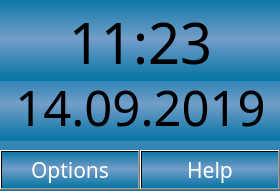
   <widget class="QFrame" name="info_frame">
    <property name="geometry">
     <rect>
      <x>230</x>
      <y>0</y>
      <width>280</width>
      <height>191</height>
     </rect>
    </property>
    <property name="styleSheet">
     <string notr="true">background-color:qlineargradient(spread:pad, x1:1, y1:0, x2:1, y2:1, stop:0 rgba(13, 119, 167, 255), stop:0.474074 rgba(115, 158, 201, 255), stop:0.948148 rgba(13, 119, 167, 255));
</string>
    </property>
    <property name="frameShape">
     <enum>QFrame::NoFrame</enum>
    </property>
    <property name="frameShadow">
     <enum>QFrame::Plain</enum>
    </property>
    <property name="lineWidth">
     <number>2</number>
    </property>
    <property name="midLineWidth">
     <number>2</number>
    </property>
    <widget class="QLabel" name="date_disp">
     <property name="geometry">
      <rect>
       <x>0</x>
       <y>70</y>
       <width>281</width>
       <height>71</height>
      </rect>
     </property>
     <property name="font">
      <font>
       <family>Franzo</family>
       <pointsize>37</pointsize>
       <weight>50</weight>
       <bold>false</bold>
       <kerning>true</kerning>
      </font>
     </property>
     <property name="autoFillBackground">
      <bool>false</bool>
     </property>
     <property name="styleSheet">
      <string notr="true">QLabel{background-color: rgba(255, 255, 255, 0);color: rgb(255, 255, 255);}\n</string>
     </property>
     <property name="text">
      <string notr="true">14.09.2019</string>
     </property>
     <property name="textFormat">
      <enum>Qt::AutoText</enum>
     </property>
     <property name="scaledContents">
      <bool>false</bool>
     </property>
     <property name="alignment">
      <set>Qt::AlignBottom|Qt::AlignHCenter</set>
     </property>
    </widget>
    <widget class="QPushButton" name="info_button">
     <property name="geometry">
      <rect>
       <x>140</x>
       <y>150</y>
       <width>140</width>
       <height>40</height>
      </rect>
     </property>
     <property name="palette">
      <palette>
       <active>
        <colorrole role="Button">
         <brush brushstyle="LinearGradientPattern">
          <gradient startx="1.000000000000000" starty="0.000000000000000" endx="1.000000000000000" endy="1.000000000000000" type="LinearGradient" spread="PadSpread" coordinatemode="ObjectBoundingMode">
           <gradientstop position="0.000000000000000">
            <color alpha="255">
             <red>13</red>
             <green>119</green>
             <blue>167</blue>
            </color>
           </gradientstop>
           <gradientstop position="0.474074000000000">
            <color alpha="255">
             <red>115</red>
             <green>158</green>
             <blue>201</blue>
            </color>
           </gradientstop>
           <gradientstop position="0.948148000000000">
            <color alpha="255">
             <red>13</red>
             <green>119</green>
             <blue>167</blue>
            </color>
           </gradientstop>
          </gradient>
         </brush>
        </colorrole>
        <colorrole role="ButtonText">
         <brush brushstyle="SolidPattern">
          <color alpha="255">
           <red>255</red>
           <green>255</green>
           <blue>255</blue>
          </color>
         </brush>
        </colorrole>
        <colorrole role="Base">
         <brush brushstyle="LinearGradientPattern">
          <gradient startx="1.000000000000000" starty="0.000000000000000" endx="1.000000000000000" endy="1.000000000000000" type="LinearGradient" spread="PadSpread" coordinatemode="ObjectBoundingMode">
           <gradientstop position="0.000000000000000">
            <color alpha="255">
             <red>13</red>
             <green>119</green>
             <blue>167</blue>
            </color>
           </gradientstop>
           <gradientstop position="0.474074000000000">
            <color alpha="255">
             <red>115</red>
             <green>158</green>
             <blue>201</blue>
            </color>
           </gradientstop>
           <gradientstop position="0.948148000000000">
            <color alpha="255">
             <red>13</red>
             <green>119</green>
             <blue>167</blue>
            </color>
           </gradientstop>
          </gradient>
         </brush>
        </colorrole>
        <colorrole role="Window">
         <brush brushstyle="LinearGradientPattern">
          <gradient startx="1.000000000000000" starty="0.000000000000000" endx="1.000000000000000" endy="1.000000000000000" type="LinearGradient" spread="PadSpread" coordinatemode="ObjectBoundingMode">
           <gradientstop position="0.000000000000000">
            <color alpha="255">
             <red>13</red>
             <green>119</green>
             <blue>167</blue>
            </color>
           </gradientstop>
           <gradientstop position="0.474074000000000">
            <color alpha="255">
             <red>115</red>
             <green>158</green>
             <blue>201</blue>
            </color>
           </gradientstop>
           <gradientstop position="0.948148000000000">
            <color alpha="255">
             <red>13</red>
             <green>119</green>
             <blue>167</blue>
            </color>
           </gradientstop>
          </gradient>
         </brush>
        </colorrole>
       </active>
       <inactive>
        <colorrole role="Button">
         <brush brushstyle="LinearGradientPattern">
          <gradient startx="1.000000000000000" starty="0.000000000000000" endx="1.000000000000000" endy="1.000000000000000" type="LinearGradient" spread="PadSpread" coordinatemode="ObjectBoundingMode">
           <gradientstop position="0.000000000000000">
            <color alpha="255">
             <red>13</red>
             <green>119</green>
             <blue>167</blue>
            </color>
           </gradientstop>
           <gradientstop position="0.474074000000000">
            <color alpha="255">
             <red>115</red>
             <green>158</green>
             <blue>201</blue>
            </color>
           </gradientstop>
           <gradientstop position="0.948148000000000">
            <color alpha="255">
             <red>13</red>
             <green>119</green>
             <blue>167</blue>
            </color>
           </gradientstop>
          </gradient>
         </brush>
        </colorrole>
        <colorrole role="ButtonText">
         <brush brushstyle="SolidPattern">
          <color alpha="255">
           <red>255</red>
           <green>255</green>
           <blue>255</blue>
          </color>
         </brush>
        </colorrole>
        <colorrole role="Base">
         <brush brushstyle="LinearGradientPattern">
          <gradient startx="1.000000000000000" starty="0.000000000000000" endx="1.000000000000000" endy="1.000000000000000" type="LinearGradient" spread="PadSpread" coordinatemode="ObjectBoundingMode">
           <gradientstop position="0.000000000000000">
            <color alpha="255">
             <red>13</red>
             <green>119</green>
             <blue>167</blue>
            </color>
           </gradientstop>
           <gradientstop position="0.474074000000000">
            <color alpha="255">
             <red>115</red>
             <green>158</green>
             <blue>201</blue>
            </color>
           </gradientstop>
           <gradientstop position="0.948148000000000">
            <color alpha="255">
             <red>13</red>
             <green>119</green>
             <blue>167</blue>
            </color>
           </gradientstop>
          </gradient>
         </brush>
        </colorrole>
        <colorrole role="Window">
         <brush brushstyle="LinearGradientPattern">
          <gradient startx="1.000000000000000" starty="0.000000000000000" endx="1.000000000000000" endy="1.000000000000000" type="LinearGradient" spread="PadSpread" coordinatemode="ObjectBoundingMode">
           <gradientstop position="0.000000000000000">
            <color alpha="255">
             <red>13</red>
             <green>119</green>
             <blue>167</blue>
            </color>
           </gradientstop>
           <gradientstop position="0.474074000000000">
            <color alpha="255">
             <red>115</red>
             <green>158</green>
             <blue>201</blue>
            </color>
           </gradientstop>
           <gradientstop position="0.948148000000000">
            <color alpha="255">
             <red>13</red>
             <green>119</green>
             <blue>167</blue>
            </color>
           </gradientstop>
          </gradient>
         </brush>
        </colorrole>
       </inactive>
       <disabled>
        <colorrole role="Button">
         <brush brushstyle="LinearGradientPattern">
          <gradient startx="1.000000000000000" starty="0.000000000000000" endx="1.000000000000000" endy="1.000000000000000" type="LinearGradient" spread="PadSpread" coordinatemode="ObjectBoundingMode">
           <gradientstop position="0.000000000000000">
            <color alpha="255">
             <red>13</red>
             <green>119</green>
             <blue>167</blue>
            </color>
           </gradientstop>
           <gradientstop position="0.474074000000000">
            <color alpha="255">
             <red>115</red>
             <green>158</green>
             <blue>201</blue>
            </color>
           </gradientstop>
           <gradientstop position="0.948148000000000">
            <color alpha="255">
             <red>13</red>
             <green>119</green>
             <blue>167</blue>
            </color>
           </gradientstop>
          </gradient>
         </brush>
        </colorrole>
        <colorrole role="ButtonText">
         <brush brushstyle="SolidPattern">
          <color alpha="255">
           <red>120</red>
           <green>120</green>
           <blue>120</blue>
          </color>
         </brush>
        </colorrole>
        <colorrole role="Base">
         <brush brushstyle="LinearGradientPattern">
          <gradient startx="1.000000000000000" starty="0.000000000000000" endx="1.000000000000000" endy="1.000000000000000" type="LinearGradient" spread="PadSpread" coordinatemode="ObjectBoundingMode">
           <gradientstop position="0.000000000000000">
            <color alpha="255">
             <red>13</red>
             <green>119</green>
             <blue>167</blue>
            </color>
           </gradientstop>
           <gradientstop position="0.474074000000000">
            <color alpha="255">
             <red>115</red>
             <green>158</green>
             <blue>201</blue>
            </color>
           </gradientstop>
           <gradientstop position="0.948148000000000">
            <color alpha="255">
             <red>13</red>
             <green>119</green>
             <blue>167</blue>
            </color>
           </gradientstop>
          </gradient>
         </brush>
        </colorrole>
        <colorrole role="Window">
         <brush brushstyle="LinearGradientPattern">
          <gradient startx="1.000000000000000" starty="0.000000000000000" endx="1.000000000000000" endy="1.000000000000000" type="LinearGradient" spread="PadSpread" coordinatemode="ObjectBoundingMode">
           <gradientstop position="0.000000000000000">
            <color alpha="255">
             <red>13</red>
             <green>119</green>
             <blue>167</blue>
            </color>
           </gradientstop>
           <gradientstop position="0.474074000000000">
            <color alpha="255">
             <red>115</red>
             <green>158</green>
             <blue>201</blue>
            </color>
           </gradientstop>
           <gradientstop position="0.948148000000000">
            <color alpha="255">
             <red>13</red>
             <green>119</green>
             <blue>167</blue>
            </color>
           </gradientstop>
          </gradient>
         </brush>
        </colorrole>
       </disabled>
      </palette>
     </property>
     <property name="font">
      <font>
       <family>Franzo</family>
       <pointsize>16</pointsize>
       <weight>50</weight>
       <bold>false</bold>
       <kerning>true</kerning>
      </font>
     </property>
     <property name="autoFillBackground">
      <bool>false</bool>
     </property>
     <property name="styleSheet">
      <string notr="true"/>
     </property>
     <property name="text">
      <string>Help</string>
     </property>
    </widget>
    <widget class="QPushButton" name="options_button">
     <property name="geometry">
      <rect>
       <x>0</x>
       <y>150</y>
       <width>140</width>
       <height>40</height>
      </rect>
     </property>
     <property name="palette">
      <palette>
       <active>
        <colorrole role="Button">
         <brush brushstyle="LinearGradientPattern">
          <gradient startx="1.000000000000000" starty="0.000000000000000" endx="1.000000000000000" endy="1.000000000000000" type="LinearGradient" spread="PadSpread" coordinatemode="ObjectBoundingMode">
           <gradientstop position="0.000000000000000">
            <color alpha="255">
             <red>13</red>
             <green>119</green>
             <blue>167</blue>
            </color>
           </gradientstop>
           <gradientstop position="0.474074000000000">
            <color alpha="255">
             <red>115</red>
             <green>158</green>
             <blue>201</blue>
            </color>
           </gradientstop>
           <gradientstop position="0.948148000000000">
            <color alpha="255">
             <red>13</red>
             <green>119</green>
             <blue>167</blue>
            </color>
           </gradientstop>
          </gradient>
         </brush>
        </colorrole>
        <colorrole role="Text">
         <brush brushstyle="SolidPattern">
          <color alpha="255">
           <red>255</red>
           <green>255</green>
           <blue>255</blue>
          </color>
         </brush>
        </colorrole>
        <colorrole role="ButtonText">
         <brush brushstyle="SolidPattern">
          <color alpha="255">
           <red>255</red>
           <green>255</green>
           <blue>255</blue>
          </color>
         </brush>
        </colorrole>
        <colorrole role="Base">
         <brush brushstyle="LinearGradientPattern">
          <gradient startx="1.000000000000000" starty="0.000000000000000" endx="1.000000000000000" endy="1.000000000000000" type="LinearGradient" spread="PadSpread" coordinatemode="ObjectBoundingMode">
           <gradientstop position="0.000000000000000">
            <color alpha="255">
             <red>13</red>
             <green>119</green>
             <blue>167</blue>
            </color>
           </gradientstop>
           <gradientstop position="0.474074000000000">
            <color alpha="255">
             <red>115</red>
             <green>158</green>
             <blue>201</blue>
            </color>
           </gradientstop>
           <gradientstop position="0.948148000000000">
            <color alpha="255">
             <red>13</red>
             <green>119</green>
             <blue>167</blue>
            </color>
           </gradientstop>
          </gradient>
         </brush>
        </colorrole>
        <colorrole role="Window">
         <brush brushstyle="LinearGradientPattern">
          <gradient startx="1.000000000000000" starty="0.000000000000000" endx="1.000000000000000" endy="1.000000000000000" type="LinearGradient" spread="PadSpread" coordinatemode="ObjectBoundingMode">
           <gradientstop position="0.000000000000000">
            <color alpha="255">
             <red>13</red>
             <green>119</green>
             <blue>167</blue>
            </color>
           </gradientstop>
           <gradientstop position="0.474074000000000">
            <color alpha="255">
             <red>115</red>
             <green>158</green>
             <blue>201</blue>
            </color>
           </gradientstop>
           <gradientstop position="0.948148000000000">
            <color alpha="255">
             <red>13</red>
             <green>119</green>
             <blue>167</blue>
            </color>
           </gradientstop>
          </gradient>
         </brush>
        </colorrole>
       </active>
       <inactive>
        <colorrole role="Button">
         <brush brushstyle="LinearGradientPattern">
          <gradient startx="1.000000000000000" starty="0.000000000000000" endx="1.000000000000000" endy="1.000000000000000" type="LinearGradient" spread="PadSpread" coordinatemode="ObjectBoundingMode">
           <gradientstop position="0.000000000000000">
            <color alpha="255">
             <red>13</red>
             <green>119</green>
             <blue>167</blue>
            </color>
           </gradientstop>
           <gradientstop position="0.474074000000000">
            <color alpha="255">
             <red>115</red>
             <green>158</green>
             <blue>201</blue>
            </color>
           </gradientstop>
           <gradientstop position="0.948148000000000">
            <color alpha="255">
             <red>13</red>
             <green>119</green>
             <blue>167</blue>
            </color>
           </gradientstop>
          </gradient>
         </brush>
        </colorrole>
        <colorrole role="Text">
         <brush brushstyle="SolidPattern">
          <color alpha="255">
           <red>255</red>
           <green>255</green>
           <blue>255</blue>
          </color>
         </brush>
        </colorrole>
        <colorrole role="ButtonText">
         <brush brushstyle="SolidPattern">
          <color alpha="255">
           <red>255</red>
           <green>255</green>
           <blue>255</blue>
          </color>
         </brush>
        </colorrole>
        <colorrole role="Base">
         <brush brushstyle="LinearGradientPattern">
          <gradient startx="1.000000000000000" starty="0.000000000000000" endx="1.000000000000000" endy="1.000000000000000" type="LinearGradient" spread="PadSpread" coordinatemode="ObjectBoundingMode">
           <gradientstop position="0.000000000000000">
            <color alpha="255">
             <red>13</red>
             <green>119</green>
             <blue>167</blue>
            </color>
           </gradientstop>
           <gradientstop position="0.474074000000000">
            <color alpha="255">
             <red>115</red>
             <green>158</green>
             <blue>201</blue>
            </color>
           </gradientstop>
           <gradientstop position="0.948148000000000">
            <color alpha="255">
             <red>13</red>
             <green>119</green>
             <blue>167</blue>
            </color>
           </gradientstop>
          </gradient>
         </brush>
        </colorrole>
        <colorrole role="Window">
         <brush brushstyle="LinearGradientPattern">
          <gradient startx="1.000000000000000" starty="0.000000000000000" endx="1.000000000000000" endy="1.000000000000000" type="LinearGradient" spread="PadSpread" coordinatemode="ObjectBoundingMode">
           <gradientstop position="0.000000000000000">
            <color alpha="255">
             <red>13</red>
             <green>119</green>
             <blue>167</blue>
            </color>
           </gradientstop>
           <gradientstop position="0.474074000000000">
            <color alpha="255">
             <red>115</red>
             <green>158</green>
             <blue>201</blue>
            </color>
           </gradientstop>
           <gradientstop position="0.948148000000000">
            <color alpha="255">
             <red>13</red>
             <green>119</green>
             <blue>167</blue>
            </color>
           </gradientstop>
          </gradient>
         </brush>
        </colorrole>
       </inactive>
       <disabled>
        <colorrole role="Button">
         <brush brushstyle="LinearGradientPattern">
          <gradient startx="1.000000000000000" starty="0.000000000000000" endx="1.000000000000000" endy="1.000000000000000" type="LinearGradient" spread="PadSpread" coordinatemode="ObjectBoundingMode">
           <gradientstop position="0.000000000000000">
            <color alpha="255">
             <red>13</red>
             <green>119</green>
             <blue>167</blue>
            </color>
           </gradientstop>
           <gradientstop position="0.474074000000000">
            <color alpha="255">
             <red>115</red>
             <green>158</green>
             <blue>201</blue>
            </color>
           </gradientstop>
           <gradientstop position="0.948148000000000">
            <color alpha="255">
             <red>13</red>
             <green>119</green>
             <blue>167</blue>
            </color>
           </gradientstop>
          </gradient>
         </brush>
        </colorrole>
        <colorrole role="Text">
         <brush brushstyle="SolidPattern">
          <color alpha="255">
           <red>120</red>
           <green>120</green>
           <blue>120</blue>
          </color>
         </brush>
        </colorrole>
        <colorrole role="ButtonText">
         <brush brushstyle="SolidPattern">
          <color alpha="255">
           <red>120</red>
           <green>120</green>
           <blue>120</blue>
          </color>
         </brush>
        </colorrole>
        <colorrole role="Base">
         <brush brushstyle="LinearGradientPattern">
          <gradient startx="1.000000000000000" starty="0.000000000000000" endx="1.000000000000000" endy="1.000000000000000" type="LinearGradient" spread="PadSpread" coordinatemode="ObjectBoundingMode">
           <gradientstop position="0.000000000000000">
            <color alpha="255">
             <red>13</red>
             <green>119</green>
             <blue>167</blue>
            </color>
           </gradientstop>
           <gradientstop position="0.474074000000000">
            <color alpha="255">
             <red>115</red>
             <green>158</green>
             <blue>201</blue>
            </color>
           </gradientstop>
           <gradientstop position="0.948148000000000">
            <color alpha="255">
             <red>13</red>
             <green>119</green>
             <blue>167</blue>
            </color>
           </gradientstop>
          </gradient>
         </brush>
        </colorrole>
        <colorrole role="Window">
         <brush brushstyle="LinearGradientPattern">
          <gradient startx="1.000000000000000" starty="0.000000000000000" endx="1.000000000000000" endy="1.000000000000000" type="LinearGradient" spread="PadSpread" coordinatemode="ObjectBoundingMode">
           <gradientstop position="0.000000000000000">
            <color alpha="255">
             <red>13</red>
             <green>119</green>
             <blue>167</blue>
            </color>
           </gradientstop>
           <gradientstop position="0.474074000000000">
            <color alpha="255">
             <red>115</red>
             <green>158</green>
             <blue>201</blue>
            </color>
           </gradientstop>
           <gradientstop position="0.948148000000000">
            <color alpha="255">
             <red>13</red>
             <green>119</green>
             <blue>167</blue>
            </color>
           </gradientstop>
          </gradient>
         </brush>
        </colorrole>
       </disabled>
      </palette>
     </property>
     <property name="font">
      <font>
       <family>Franzo</family>
       <pointsize>16</pointsize>
       <weight>50</weight>
       <bold>false</bold>
       <kerning>true</kerning>
      </font>
     </property>
     <property name="autoFillBackground">
      <bool>false</bool>
     </property>
     <property name="styleSheet">
      <string notr="true"/>
     </property>
     <property name="text">
      <string>Options</string>
     </property>
     <property name="default">
      <bool>false</bool>
     </property>
    </widget>
    <widget class="QLabel" name="time_disp">
     <property name="geometry">
      <rect>
       <x>0</x>
       <y>0</y>
       <width>281</width>
       <height>81</height>
      </rect>
     </property>
     <property name="font">
      <font>
       <family>Franzo</family>
       <pointsize>42</pointsize>
       <weight>50</weight>
       <bold>false</bold>
       <kerning>true</kerning>
      </font>
     </property>
     <property name="autoFillBackground">
      <bool>false</bool>
     </property>
     <property name="styleSheet">
      <string notr="true">QLabel{background-color: rgba(255, 255, 255, 0);color: rgb(255, 255, 255);}\n</string>
     </property>
     <property name="text">
      <string notr="true">11:23</string>
     </property>
     <property name="textFormat">
      <enum>Qt::AutoText</enum>
     </property>
     <property name="scaledContents">
      <bool>false</bool>
     </property>
     <property name="alignment">
      <set>Qt::AlignBottom|Qt::AlignHCenter</set>
     </property>
    </widget>
   </widget>
